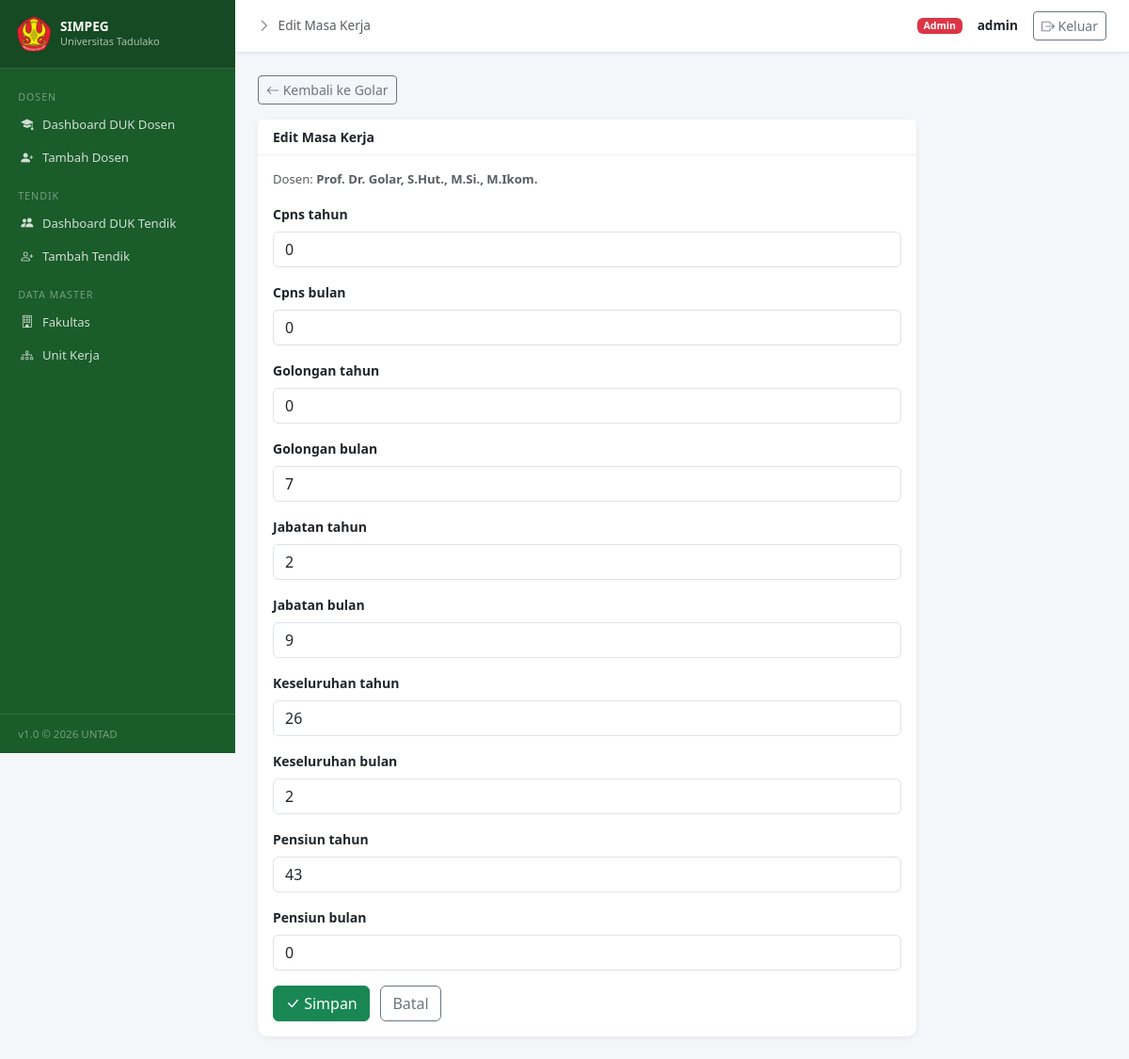
The app's page /dosen/2/masa-kerja/ (signed in) with its own data.
### dosen/models.py (models this page shows, shortened)
class Dosen(models.Model):
    JENIS_KELAMIN_CHOICES = [('L', 'Laki-laki'), ('P', 'Perempuan')]
    AGAMA_CHOICES = [
        ('Islam', 'Islam'), ('Kristen', 'Kristen'), ('Katolik', 'Katolik'),
        ('Hindu', 'Hindu'), ('Budha', 'Budha'), ('Konghucu', 'Konghucu'),
    ]
    STATUS_CHOICES = [('PNS', 'PNS'), ('CPNS', 'CPNS'), ('PPPK', 'PPPK'), ('Non-PNS', 'Non-PNS')]
    nidn = models.CharField(max_length=20, null=True, blank=True, verbose_name="NIDN")
    nuptk = models.CharField(max_length=30, null=True, blank=True, verbose_name="NUPTK")
    nip = models.CharField(max_length=30, unique=True, null=True, blank=True, verbose_name="NIP")
    no_ktp = models.CharField(max_length=20, null=True, blank=True, verbose_name="No. KTP")
    karpeg = models.CharField(max_length=20, null=True, blank=True, verbose_name="KARPEG")
    nira = models.CharField(max_length=50, null=True, blank=True, verbose_name="NIRA")
    no_reg_serdos = models.CharField(max_length=30, null=True, blank=True, verbose_name="No. Reg. Serdos")
    nama_lengkap = models.CharField(max_length=200, verbose_name="Nama Lengkap (dengan gelar)")
    nama_terang = models.CharField(max_length=200, verbose_name="Nama Terang (tanpa gelar)")
    gelar_depan = models.CharField(max_length=100, blank=True, verbose_name="Gelar Depan")
    gelar_belakang = models.CharField(max_length=100, blank=True, verbose_name="Gelar Belakang")
    jenis_kelamin = models.CharField(max_length=1, choices=JENIS_KELAMIN_CHOICES)
    agama = models.CharField(max_length=20, choices=AGAMA_CHOICES, blank=True)
    tempat_lahir = models.CharField(max_length=100, blank=True)
    tanggal_lahir = models.DateField(null=True, blank=True)
    fakultas = models.ForeignKey(Fakultas, on_delete=models.SET_NULL, null=True, related_name='dosen')
    jurusan_bagian = models.CharField(max_length=200, blank=True, verbose_name="Jurusan/Bagian")
    program_studi_nama = models.CharField(max_length=200, blank=True, verbose_name="Program Studi")
    jenjang_prodi = models.CharField(max_length=10, blank=True, verbose_name="Jenjang Prodi")
    status = models.CharField(max_length=20, choices=STATUS_CHOICES, default='PNS')
    tmt_cpns = models.DateField(null=True, blank=True, verbose_name="TMT CPNS")
    tmt_pns = models.DateField(null=True, blank=True, verbose_name="TMT PNS")
    ranting_ilmu = models.CharField(max_length=300, blank=True, verbose_name="Ranting Ilmu/Kepakaran")
    tingkat_ijazah_bkn = models.CharField(max_length=10, blank=True, verbose_name="Tingkat Ijazah BKN")
    tingkat_ijazah_borang = models.CharField(max_length=10, blank=True, verbose_name="Tingkat Ijazah Borang")
    usia_pensiun = models.IntegerField(null=True, blank=True, verbose_name="Usia Pensiun")
    tahun_pensiun = models.IntegerField(null=True, blank=True, verbose_name="Tahun Pensiun")
    created_at = models.DateTimeField(auto_now_add=True)
    updated_at = models.DateTimeField(auto_now=True)
    created_by = models.ForeignKey(User, on_delete=models.SET_NULL, null=True, related_name='dosen_created')
    class Meta:
        ordering = ['nama_lengkap']
        verbose_name_plural = "Dosen"

class MasaKerja(models.Model):
    dosen = models.OneToOneField(Dosen, on_delete=models.CASCADE, related_name='masa_kerja')
    cpns_tahun = models.IntegerField(null=True, blank=True)
    cpns_bulan = models.IntegerField(null=True, blank=True)
    golongan_tahun = models.IntegerField(null=True, blank=True)
    golongan_bulan = models.IntegerField(null=True, blank=True)
    jabatan_tahun = models.IntegerField(null=True, blank=True)
    jabatan_bulan = models.IntegerField(null=True, blank=True)
    keseluruhan_tahun = models.IntegerField(null=True, blank=True)
    keseluruhan_bulan = models.IntegerField(null=True, blank=True)
    pensiun_tahun = models.IntegerField(null=True, blank=True)
    pensiun_bulan = models.IntegerField(null=True, blank=True)
    tanggal_update = models.DateField(auto_now=True)

### dosen/views.py (the view)
# urls.py: path('dosen/<int:dosen_pk>/masa-kerja/', views.masa_kerja_edit, name='masa_kerja_edit'),
@login_required
@user_passes_test(is_admin)
def masa_kerja_edit(request, dosen_pk):
    dosen = get_object_or_404(Dosen, pk=dosen_pk)
    mk, _ = MasaKerja.objects.get_or_create(dosen=dosen)
    if request.method == 'POST':
        form = MasaKerjaForm(request.POST, instance=mk)
        if form.is_valid():
            form.save()
            messages.success(request, 'Masa kerja berhasil diperbarui.')
            return redirect('dosen_detail', pk=dosen_pk)
    else:
        form = MasaKerjaForm(instance=mk)
    return render(request, 'dosen/riwayat_form.html', {
        'form': form, 'dosen': dosen, 'title': 'Edit Masa Kerja'
    })

### dosen/forms.py
class MasaKerjaForm(forms.ModelForm):
    class Meta:
        model = MasaKerja
        exclude = ['dosen', 'tanggal_update']
        widgets = {f: forms.NumberInput(attrs={'class': 'form-control'}) for f in [
            'cpns_tahun', 'cpns_bulan', 'golongan_tahun', 'golongan_bulan',
            'jabatan_tahun', 'jabatan_bulan', 'keseluruhan_tahun', 'keseluruhan_bulan',
            'pensiun_tahun', 'pensiun_bulan'
        ]}

### dosen/views.py (called while the page is built)
def is_admin(user):
    return user.is_staff or user.is_superuser

### templates/dosen/riwayat_form.html (shortened to what this page needs)
{% extends 'dosen/base.html' %}
{% block page_title %}{{ title }}{% endblock %}
{% block content %}
<div class="mb-3">
  {% if dosen %}<a href="{% url 'dosen_detail' dosen.pk %}" class="btn btn-sm btn-outline-secondary"><i class="bi bi-arrow-left"></i> Kembali ke {{ dosen.nama_terang }}</a>{% endif %}
</div>
<div class="card" style="max-width:700px">
  <div class="card-header fw-semibold">{{ title }}</div>
  <div class="card-body">
    {% if dosen %}<p class="text-muted mb-3" style="font-size:0.82rem">Dosen: <strong>{{ dosen.nama_lengkap }}</strong></p>{% endif %}
    <form method="post">
      {% for field in form %}
      <div class="mb-3">
        <label class="form-label fw-semibold">{{ field.label }}</label>
        {{ field }}
      </div>
      {% endfor %}
      <button type="submit" class="btn btn-success"><i class="bi bi-check-lg"></i> Simpan</button>
      {% if dosen %}<a href="{% url 'dosen_detail' dosen.pk %}" class="btn btn-outline-secondary ms-2">Batal</a>{% endif %}
    </form>
  </div>
</div>
{% endblock %}

### templates/dosen/base.html (shortened to what this page needs)
{% load static %}
<!DOCTYPE html>
<html lang="id">
<head>
<link href="https://cdnjs.cloudflare.com/ajax/libs/bootstrap/5.3.2/css/bootstrap.min.css" rel="stylesheet">
<link href="https://cdnjs.cloudflare.com/ajax/libs/bootstrap-icons/1.11.3/font/bootstrap-icons.min.css" rel="stylesheet">
<link rel="stylesheet" href="https://cdn.datatables.net/1.13.8/css/dataTables.bootstrap5.min.css">
</head>
<body>
{% if user.is_authenticated %}
<div class="sidebar">
  <div class="sidebar-brand d-flex align-items-center gap-2">
    <img src="{% static 'logo/untad.png' %}"
         alt="Logo UNTAD"
         width="40"
         height="40"
         style="border-radius:8px;flex-shrink:0;object-fit:contain">
    <div>
        <div style="font-weight:700;font-size:0.85rem;line-height:1.2">SIMPEG</div>
        <div style="font-size:0.68rem;opacity:0.65">Universitas Tadulako</div>
    </div>
  </div>
  <nav class="sidebar-nav">
    <div class="nav-section">Dosen</div>
    <div class="nav-item">
      <a href="{% url 'dashboard' %}" class="{% if request.resolver_match.url_name == 'dashboard' %}active{% endif %}">
        <i class="bi bi-mortarboard-fill"></i> Dashboard DUK Dosen
      </a>
    </div>
    {% if user.is_staff or user.is_superuser %}
    <div class="nav-item">
      <a href="{% url 'dosen_create' %}" class="{% if request.resolver_match.url_name == 'dosen_create' %}active{% endif %}">
        <i class="bi bi-person-plus-fill"></i> Tambah Dosen
      </a>
    </div>
    {% endif %}
    <div class="nav-section">Tendik</div>
    <div class="nav-item">
      <a href="{% url 'dashboard_tendik' %}" class="{% if request.resolver_match.url_name == 'dashboard_tendik' %}active{% endif %}">
        <i class="bi bi-people-fill"></i> Dashboard DUK Tendik
      </a>
    </div>
    {% if user.is_staff or user.is_superuser %}
    <div class="nav-item">
      <a href="{% url 'tendik_create' %}" class="{% if request.resolver_match.url_name == 'tendik_create' %}active{% endif %}">
        <i class="bi bi-person-plus"></i> Tambah Tendik
      </a>
    </div>
    {% endif %}
    {% if user.is_staff or user.is_superuser %}
    <div class="nav-section">Data Master</div>
    <div class="nav-item">
      <a href="{% url 'fakultas_list' %}" class="{% if 'fakultas' in request.resolver_match.url_name %}active{% endif %}">
        <i class="bi bi-building"></i> Fakultas
      </a>
    </div>
    <div class="nav-item">
      <a href="{% url 'unit_kerja_list' %}" class="{% if 'unit_kerja' in request.resolver_match.url_name %}active{% endif %}">
        <i class="bi bi-diagram-3"></i> Unit Kerja
      </a>
    </div>
    {% endif %}
  </nav>
  <div class="sidebar-footer">v1.0 &copy; 2026 UNTAD</div>
</div>
<div class="main-wrapper">
  <div class="topbar">
    <div class="d-flex align-items-center gap-2 text-muted" style="font-size:0.85rem">
      <i class="bi bi-chevron-right"></i>
      {% block page_title %}Dashboard{% endblock %}
    </div>
    <div class="d-flex align-items-center gap-3">
      <span class="badge {% if user.is_staff %}bg-danger{% else %}bg-secondary{% endif %}">
        {% if user.is_staff %}Admin{% else %}Viewer{% endif %}
      </span>
      <span class="fw-semibold" style="font-size:0.85rem">{{ user.get_full_name|default:user.username }}</span>
      <a href="{% url 'logout' %}" class="btn btn-outline-secondary btn-sm">
        <i class="bi bi-box-arrow-right"></i> Keluar
      </a>
    </div>
  </div>
  <div class="content-area">
    {% block content %}{% endblock %}
  </div>
</div>
{% endif %}
</body>
</html>

### templates/dosen/base.html (style rules this page uses)
:root { --sidebar-width: 250px; --untad-green: #1a5c2a; --untad-gold: #c8a227; }
body { background: #f4f6f9; font-size: 0.875rem; }
.sidebar { width: var(--sidebar-width); height: 100vh; position: fixed; background: var(--untad-green); color: #fff; overflow-y: auto; top: 0; left: 0; z-index: 100; display: flex; flex-direction: column; }
.sidebar-brand { padding: 1rem; border-bottom: 1px solid rgba(255,255,255,0.15); background: rgba(0,0,0,0.2); flex-shrink: 0; }
.sidebar-nav { padding: 0.5rem 0; flex: 1; }
.sidebar-nav .nav-item a { display: flex; align-items: center; gap: 0.6rem; padding: 0.5rem 1.2rem; color: rgba(255,255,255,0.8); text-decoration: none; font-size: 0.82rem; transition: all 0.2s; border-left: 3px solid transparent; }
.sidebar-nav .nav-section { padding: 0.85rem 1.2rem 0.25rem; font-size: 0.67rem; text-transform: uppercase; letter-spacing: 0.09em; color: rgba(255,255,255,0.4); }
.main-wrapper { margin-left: var(--sidebar-width); min-height: 100vh; display: flex; flex-direction: column; }
.topbar { background: #fff; border-bottom: 1px solid #e0e4ea; padding: 0 1.5rem; height: 56px; display: flex; align-items: center; justify-content: space-between; position: sticky; top: 0; z-index: 50; box-shadow: 0 1px 4px rgba(0,0,0,0.06); }
.content-area { padding: 1.5rem; flex: 1; }
.card { border: none; box-shadow: 0 1px 6px rgba(0,0,0,0.07); border-radius: 10px; }
.card-header { background: #fff; border-bottom: 1px solid #f0f0f0; font-weight: 600; }
.sidebar-footer { padding: 0.75rem 1.2rem; border-top: 1px solid rgba(255,255,255,0.1); font-size: 0.72rem; color: rgba(255,255,255,0.4); flex-shrink: 0; }

### records on screen
Dosen: nama_terang "Golar", nama_lengkap "Prof. Dr. Golar, S.Hut., M.Si., M.Ikom."
MasaKerja: form "0" "0" "0" "7" "2" "9" "26" "2" "43" "0"

### other values on screen
{{ title }} "Edit Masa Kerja"
{{ user.get_full_name|default:user.username }} "admin"
{{ field.label }} "Cpns tahun" "Cpns bulan" "Golongan tahun" "Golongan bulan" "Jabatan tahun" "Jabatan bulan" "Keseluruhan tahun" "Keseluruhan bulan" "Pensiun tahun" "Pensiun bulan"
